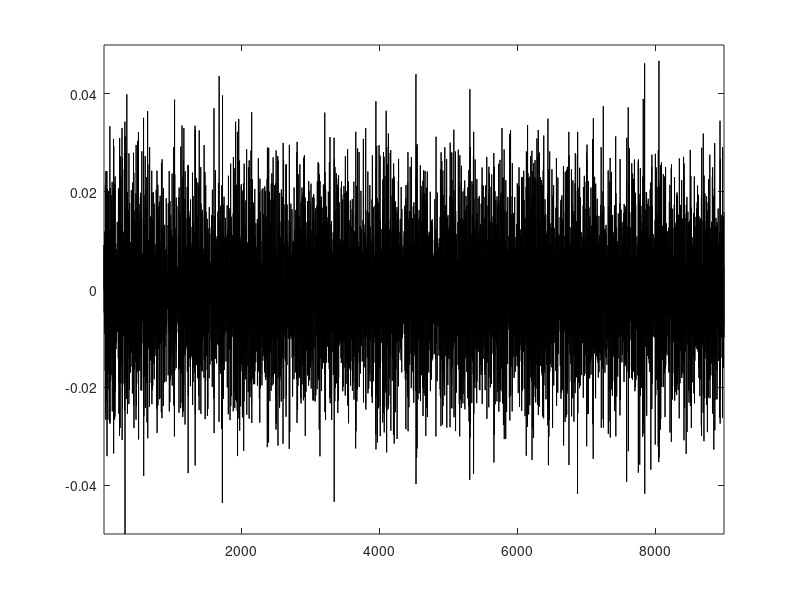

The MATLAB source for this figure: (Note: this script raises an error after producing the figure.)
% Решается дифур 2-ого порядка: theta'' + nu*theta' + rec(theta,time) = waves(time, A) 
% A*cos(omega*time) - регулярное волнение




% ПАРАМЕТРЫ ДЛЯ ПОСТРОЕНИЯ ДИФФЕРЕНЦИАЛЬНОГО УРАВНЕНИЯ %%%%%%%%%%%%%%%%%%%

% y0_1, y0_2 - начальные условия для решения дифура
y0_1 = 0;
y0_2 = 0;

% nu - параметр из дифура при theta'
% A - высота волнения
% T - период волны, с. Для регулярного волнения
% omega - параметр из дифура в cos - частота волнения. Для регулярного волнения
nu = 0.01;
A = 0.05;
%T = 2*pi/0.64;
%omega = 2*pi/T;





% МОДЕЛИРОВАНИЕ РАЗВИТИЯ АВАРИИ %%%%%%%%%%%%%%%%%%%%%%%%%%%%%%%%%%%%%%%%%%

% Колебания корабля в процессе затопления моделируются в цикле.

% alltime - длина отрезка моделирования
% start_time - параметр, определяющий момент начала моделирования.
% start_wreck - время начала развития аварии.
alltime = 4000;
start_time = 1;
start_wreck = 200;

% step - шаг времени, который определяет, как часто берутся точки для
% построения графиков. С его помощью можно управлять частотой сбора данных.
% По умолчанию равен 1 секунде.
step = 1;

% pose1 - начальный тип статической остойчивости коробля - всегда 1-ый непорежденный
% pose2 - конечный тип статической остойчивости коробля
pose1 = 1;
pose2 = 5;





% ФУНКЦИЯ ВОССТАНАВЛИВАЮЩЕГО МОМЕНТА %%%%%%%%%%%%%%%%%%%%%%%%%%%%%%%%%%%%%

% a0, a1, a3, a5 - коэффициенты полинома пятого порядка, задающего диаграмму статической остойчивости коробля.
% Порядок типов остойчивости: 
% 	1-ый неповрежденный     1-ый		2-ой		3-ий		4-ый		5-ый

a0=[		0               0           -0.2		0       	-0.2 		0.07]; 
a1=[		0.64            0.25		0.64		-0.64		-0.64		-0.64]; 
a3=[		-0.1            -0.1		-0.1 		2.5 		2.5 		2.5]; 
a5=[		-0.07           -0.05		-0.07		-1.3		-1.3		-1.3];





% ВОЛНЕНИЕ %%%%%%%%%%%%%%%%%%%%%%%%%%%%%%%%%%%%%%%%%%%%%%%%%%%%%%%%%%%%%%%

% Файлы с волнением. Содержат углы волнового склона в градусах с шагом 1 секунда
file_id = fopen('ANG4.DAT','r'); % волновой склон 4 балла
%file_id = fopen('ANG5.DAT','r'); % волновой склон 5 баллов
%file_id = fopen('ANG6.DAT','r'); % волновой склон 6 баллов
%file_id = fopen('ANG7.DAT','r'); % волновой склон 7 баллов
%file_id = fopen('ANG8.DAT','r'); % волновой склон 8 баллов
%file_id = fopen('anglM.DAT','r'); % ветровое волнение
%file_id = fopen('anglS.DAT','r');% зыбь
%file_id = fopen('anglWW.DAT','r'); % смешанное волнение

% angle_waves - углы волнового склона в градусах с шагом 1 секунда
angle_waves = fscanf(file_id,'%f');

fclose(file_id);

% wv - величина волнения по оси ординат
% x_waves - моменты измерения волнения во времени
wv = [0];
%wv = waves (0, alltime, 1, 50);
x_waves = start_time:step:alltime;

% Вычисление высоты волны в каждый момент времени
for i = 2:length(angle_waves)
    wv(i) = tand(angle_waves(i-1));
end

% Масштабирование волнения. А - максимальная по модулю волна
[tmp, ind1] = max(abs(wv));
scale_wave = 0.05 / tmp;
wv = scale_wave * wv;

% Просмотр всего доступного волнения
x_waves = start_time : 1 : length(wv);
figure
plot(x_waves(1:9000), wv(1:9000), "k"); 
axis([2 9000 -0.05 0.05]) 
% ограничение промежутка волнения до требуемой длины
wv = wv(1:length(x_waves));


% Интерполирование волнения
fun_waves = @(new_x) interp1(x_waves, wv, new_x, 'spline');





% ИНИЦИАЛИЗАЦИЯ ПЕРЕМЕННЫХ %%%%%%%%%%%%%%%%%%%%%%%%%%%%%%%%%%%%%%%%%%%%%%%

% f1 - окно для фазового портрета колебаний корабля
% f2 - окно для колебаний за последние aver_inter секунд
% f3 - окно для отображения всех колебаний
% f4 - окно для квазистационарных колебаний
% f5 - окно для функции автокорреляции_1
% f6 - окно для функции автокорреляции_2
% f7 - окно для концентрических окружностей (функция concentric_circles)
%f1=figure;
%f2=figure;
f3=figure;
f4=figure;
%f5=figure;
%f6=figure;
%f7=figure;


% theta_data и d_theta_data - массивы для хранения функции колебаний корабля и ее производной соответственно
% time_data - массив для хранения моментов времени, в которых вычислена функция колебаний
theta_data = [];
d_theta_data = [];
time_data = [];

% expectation и dispersion - массивы для хранения выборочного среднего и дисперсии колебаний
expectation = [];
dispersion = [];


% circles_count - количество когнитивных спиралей
%circles_count = 30;


% r_count - количество корней полинома, задаюшего функцию восстанавливающего момента.
% old_wreck_type, new_wreck_type - вычисленные типы затопления на предыдущем и нынешнем шагах
r_count = 0;
old_wreck_type = 1;
new_wreck_type = 1;

% right_inflection_point, old_right_inflection_point - новое и старое
% значение функции восстанавливающего момента в правой точке перегиба.
% Используется для идентификации 1-ого типа затопления
old_right_inflection_point = 0;
right_inflection_point = 0;

% inflection_points_count - количетсво точек перегиба.
% changed_wreck_type - флаг для определения, изменился ли типа затопления.
% where_changed - точки, где изменился тип затопления
% wreck_types_through_modeling - массив с типами затопления, в которых находилось судно
inflection_points_count = 0;
changed_wreck_type = false;
where_changed = [1];
wreck_types_through_modeling = [2];

% функция автокорреляции и задержка для ее вычисления
autocor_theta = [];
autocor_d_theta = [];
delay = 200;




% ОПРЕДЕЛЕНИЕ КВАЗИСТАЦИОНАРНОСТИ %%%%%%%%%%%%%%%%%%%%%%%%%%%%%%%%%%%%%%%%

% aver_inter - длина интервала, по которому производится осреднение.
% Примерно равен длительности 18-ти колебаний судна в секундах.
% quas_len - минимальная длина участка, на котором среднее и дисперсия
% должны быть стабильны, чтобы считать его квазистационарным
% is_quas_stat - проверка, находится ли сейчас судно в квазистационарном состоянии
aver_inter = 144;
quas_len = 80;
is_quas_stat = false;

% quas_starts - начала квазистационарных участков
% quas_ends - концы квазистационарных участков
quas_starts = [0];
quas_ends = [0];

% accept_mean - допустимое изменение выборочного среднего на квазистационарном участке
% accept_disp - допустимое изменение дисперсии на квазистационарном участке
accept_mean = 0.5;
accept_disp = 0.026;

% exp_direction - вычисленное направление среднего на квазистационарном участке
% new_exp_direction - направление среднего по последней точке на квазистационарном участке
% accept_dir - допустимое изменение направления среднего на квазистационарном участке
% len_dir_calc - длина участка для вычисления направления среднего на
% квазистационарном участке
direction = 0;
new_exp_direction = 0;
accept_dir = 0.4;
len_dir_calc = 30;





% ДЕТРЕНД %%%%%%%%%%%%%%%%%%%%%%%%%%%%%%%%%%%%%%%%

% detrend_step - длина участка, на котором производится детренд
% detrend_theta_data - массив колебаний с детрендом
detrend_step = 24*step;
detrend_theta_data = [];





% МОДЕЛИРОВАНИЕ ПРОЦЕССА РАЗВИТИЯ АВАРИИ %%%%%%%%%%%%%%%%%%%%%%%%%%%%%%%%%
for time = start_time:step:alltime
    
    % ВЫЧИСЛЕНИЕ ПОЛОЖЕНИЯ СУДНА %%%%%%%%%%%%%%%%%%%%%%%%%%%%%%%%%%%%%%%%%
    % proc - процент прошедшего времени. Используется для вычисления нынешнего значения коэффициентов диаграммы остойчивости
    if time <= start_wreck
        proc = 0;
    else
        proc = (time - start_wreck) / alltime;
    end
    %proc = 0;
    
    % recovery - нынешние коэффициенты диаграммы остойчивости.
    recovery = [a0(pose1) + ((a0(pose2) - a0(pose1)) * proc) 
                a1(pose1) + ((a1(pose2)-a1(pose1)) * proc) 
                0 
                a3(pose1) + ((a3(pose2)-a3(pose1)) * proc) 
                0 
                a5(pose1) + ((a5(pose2)-a5(pose1)) * proc) 
                ];
       
            
    % DoDt - вспомогательная функция (расположена в конце программы) для
    % вычисления дифура
    [time_dif,theta_dif] = ode45(@(t,y) DoDt(t, y, fun_waves, nu, recovery),[(time-step) time],[y0_1 y0_2]);

    
    
    
    
    % ЗАПИСЬ ПОЛОЖЕНИЯ КОРОБЛЯ В МОМЕНТ TIME %%%%%%%%%%%%%%%%%%%%%%%%%%%%%
    
    % Каждому моменту времени соответствует одна точка на графике.
    % Точность/гладкость графика регулируется параметром step.
    % Чем меньше step, тем более гладкий график, однако уменьшение step
    % отрицательно влияет на время работы программы.
    theta_data(end + 1) = theta_dif(end, 1);
    d_theta_data(end + 1) = theta_dif(end, 2);
    time_data(end + 1) = time_dif(end);
    
    % При решении дифура на следующем шаге цикла будет использоваться его
    % состояние в конце нынешнего шага цикла
    y0_1 = theta_dif(end, 1);
    y0_2 = theta_dif(end, 2);
    
   
    
    
    
    % ОПРЕДЕЛЕНИЕ ТИПА ЗАТОПЛЕНИЯ %%%%%%%%%%%%%%%%%%%%%%%%%%%%%%%%%%%%%%%%
    old_wreck_type = new_wreck_type;
    if time == 1
        dif_recovery = polyder([a5(pose1) 0 a3(pose1) 0 a1(pose1) a0(pose1)]);
        dif_roots = roots(dif_recovery);
        old_right_inflection_point = polyval([a5(pose1) 0 a3(pose1) 0 a1(pose1) a0(pose1)], dif_roots(end));
    end
    
    % Вычисление особенностей (корней и точек перегиба) функции восстанавливающего момента
    
    % Корни
    recovery = flipud(recovery);
    r = roots(recovery);
    not_im = imag(r)==0;
    r = r(not_im);
    r_count = length(r);
    r = sort (r);
    
    % Точки перегиба
    dif_recovery = polyder(recovery);
    dif_roots = roots(dif_recovery);
    not_im_dif_roots = imag(dif_roots)==0;
    dif_roots = dif_roots(not_im_dif_roots);
    inflection_points_count = length(dif_roots);
    right_inflection_point = polyval(recovery, dif_roots(end));
    
    
    % Проверка на 5-ый тип затопления (5 корней, несимметричны)
    if r_count == 5 && abs(1 - abs(r(2))/abs(r(4))) > 0.1
        new_wreck_type = 6;
    else
        % Проверка на 4-ый тип затопления (3 корня, есть перегиб)
        if r_count == 3 && inflection_points_count == 4
            new_wreck_type = 5;
        else
            % Проверка на 3-ий тип затопления (5 корней, симметричны)
            if r_count == 5 && abs(1 - abs(r(2))/abs(r(4))) <= 0.1
                new_wreck_type = 4;
            else
                % Проверка на 2-ой тип затопления (3 корня, второй корень не в нуле)
                if r_count == 3 && r(2) ~= 0
                    new_wreck_type = 3;
                else
                    % Проверка на 1-ый тип затопления (правая точка перегиба опустилась)
                    if right_inflection_point < old_right_inflection_point
                        new_wreck_type = 2;
                    end
                end
            end
        end
    end       
    
    % Если изменился тип затопления - добавить точку
    if old_wreck_type ~= new_wreck_type
        changed_wreck_type = true;
        where_changed = [where_changed time];
        wreck_types_through_modeling = [wreck_types_through_modeling new_wreck_type];
    end
    
    
    
    

    % ВЫВОД ГРАФИКОВ %%%%%%%%%%%%%%%%%%%%%%%%%%%%%%%%%%%%%%%%%%%%%%%%%%%%%
    
    % Определение количества точек для отображения на фазовом портрете (по
    % умолчанию равно длине интервала для осреднения)
    points_to_show = points_for_aver;
    
    % Выделение массивов для отрисовки
    theta_data_show = theta_data(points_to_show:end);
    d_theta_data_show = d_theta_data(points_to_show:end);
    time_data_show = time_data(points_to_show:end);
    expectation_show = expectation(points_to_show:end);
    dispersion_show = dispersion(points_to_show:end);
    % Поиск точки времени, до которой нужно отобразить график волнения
    [tmp, time_wv] = min(abs(x_waves - time_data(end)));
    x_waves_show = x_waves(points_to_show:time_wv);
    wv_show = wv(points_to_show:time_wv);
    
    % Вывод графика фазового портрета
    figure(f1);
    clf(f1);
    plot (theta_data_show, d_theta_data_show, "b")
    axis([-1 1 -1 1])
    drawnow 

    % Вывод графиков колебаний корабля, волнения, выборочного среднего и дисперсии
    figure(f2);
    clf(f2);
    hold on
    plot(time_data_show, theta_data_show, "b")
    plot(time_data_show, expectation_show, "r")
    plot(time_data_show, dispersion_show, "g")
    
    plot(x_waves_show, wv_show, "k");
    % Отображение точек, в которых изменился тип затопления
    changes_show = where_changed(where_changed >= time - aver_inter);
    if changed_wreck_type && ~isempty(changes_show)
        xline(changes_show);
    end
    x1 = max(time - aver_inter - 10, 0);
    x2 = time + 10;
    y1 = min(min(theta_data), -0.1);
    y2 = max(max(theta_data), 0.1);
    axis([x1 x2 y1 y2])
    hold off
end





% ДЕТРЕНД %%%%%%%%%%%%%%%%%%%%%%%%%%%%%%%%%%%%%%%%%%%%%%%%%%%%%%%%%%%%%%%%
for time = start_time:detrend_step:alltime - detrend_step
    detrend_section = detrend(theta_data(time:time + detrend_step - 1));
    detrend_theta_data = [detrend_theta_data detrend_section];
end
detrend_section = detrend(theta_data(time + detrend_step:end));
detrend_theta_data = [detrend_theta_data detrend_section];





% ВЫЧИСЛЕНИЕ СТАТИСТИЕСКИХ ХАРАКТЕРИСТИК %%%%%%%%%%%%%%%%%%%%%%%%%%%%%%%%%%
for time = start_time:step:alltime
    % ВЫЧИСЛЕНИЕ СРЕДНЕГО И ДИСПЕРСИИ %%%%%%%%%%%%%%%%%%%%%%%%%%%%%%%%%%%%%
    % Осредняется последняя часть графика длины aver_inter секунд.
    
    % Поиск начальной точки для осреднения
    [tmp, points_for_aver] = min(abs(time - aver_inter - time_data));
    % Если еще не прошлого достаточно времени, осредняется весь график.
    points_for_aver = max(1, points_for_aver);
    expectation(end + 1) = mean(detrend_theta_data(points_for_aver:time / step));
    dispersion(end + 1) = var(detrend_theta_data(points_for_aver:time / step));
    
    
    
    
    
    % ПОИСК ИНТЕРВАЛОВ КВАЗИСТАЦИОНАРНОСТИ %%%%%%%%%%%%%%%%%%%%%%%%%%%%%%%
    %if time >= start_wreck
        % Если квазистационарный участок закончился, начинаем его
        if ~is_quas_stat
            is_quas_stat = true;
            quas_starts = [quas_starts time];
        end
        % Направление среднего обновляется в первые len_dir_calc секунд 
        % квазистационарного участка. После их прошествия оно фикисруется
        if time - quas_starts(end) * step <= len_dir_calc
            mean_exp =  mean(expectation(quas_starts(end):end));
            ind = quas_starts(end)*step + (length(expectation) - quas_starts(end)) * step / 2;
            direction = (2*mean_exp - expectation(quas_starts(end)))/(time - quas_starts(end) * step + 1);
            direction = 0;
            
            % Поиск экстремумов колебаний
            maxs = islocalmax(expectation);  
            mins = islocalmin(expectation);    
            % Индексы первых максимумов и минимумов в массиве графика колебаний 
            if length(maxs) ~= 1
                quas_maxs_ind = find(maxs);
            else 
                quas_maxs_ind = 1;
            end
            if length(mins) ~= 1
                quas_mins_ind = find(mins);
            else 
                quas_mins_ind = 1;
            end
            max_ind = find(quas_maxs_ind > quas_starts(end));
            quas_maxs_ind = quas_maxs_ind(max_ind);
            min_ind = find(quas_mins_ind > quas_starts(end));
            quas_mins_ind = quas_mins_ind(min_ind);
            mean_max = mean(expectation(quas_maxs_ind));
            mean_min = mean(expectation(quas_mins_ind));
            
            add_comp_max = mean_max - ind * direction;
            add_comp_min = mean_min - ind * direction;
        end
        
         % Поиск экстремумов колебаний
        maxs = islocalmax(expectation);  
        mins = islocalmin(expectation);    
        % Индексы первых максимумов и минимумов в массиве графика колебаний 
        last_maxs_ind = find(maxs,5,'last');
        last_mins_ind = find(mins,5,'last');
        
        maxs_count = 0;
        mins_count = 0;
        if length(expectation) > 1
            for i=1:length(last_maxs_ind)
                if abs(expectation(last_maxs_ind(i))) > abs((direction * last_maxs_ind(i) + add_comp_max) * (1 + accept_dir)) || abs(expectation(last_maxs_ind(i))) < abs((direction * last_maxs_ind(i) + add_comp_max) * (1 - accept_dir))
                    maxs_count = maxs_count + 1;
                end
            end
            for i=1:length(last_mins_ind)
                if abs(expectation(last_mins_ind(i))) > abs((direction * last_mins_ind(i) + add_comp_min) * (1 + accept_dir)) || abs(expectation(last_mins_ind(i))) < abs((direction * last_mins_ind(i) + add_comp_min) * (1 - accept_dir))
                    mins_count = mins_count + 1;
                end
            end
        end
        
        % Если направление среднего изменилось больше, чем в accept_dir
        % раз, участок неквазистационарный
        if (maxs_count == 5 || mins_count == 5) && time - quas_starts(end) * step >= len_dir_calc
            % Участок неквазистационарный, заканчиваем его.
            is_quas_stat = false;
            % Удаляются последние 5 колебаний
            quas_end_time = min(last_mins_ind(1), last_maxs_ind(1));
            % Участок добавляется, если он больше минимальной длины
            if quas_end_time - quas_starts(end) >= quas_len
                % Длинные квазистационарные участки делятся на участки
                % длинны 100 секунд
                for quas_parts = 100:100/step:quas_end_time - quas_starts(end)
                    quas_ends = [quas_ends (quas_starts(end) + 100/step)];
                    quas_starts = [quas_starts (quas_starts(end) + 100/step)];
                end
                quas_starts(end) = [];
                quas_ends(end) = quas_end_time;
            else 
                quas_starts = quas_starts(1:length(quas_starts)-1);
            end
            % Начинаем новый участок
        end
    %end
end

% Если до конца длился квазистационарный участок, завершаем его
if is_quas_stat 
    is_quas_stat = false;
    if time - step - quas_starts(end) >= quas_len
        quas_ends = [quas_ends (time - step)];
    else 
        quas_starts = quas_starts(1:length(quas_starts)-1);
    end
end
disp('End of staticstics calculating')





% ВЫВОД КВАЗИСТАЦИОНАРНЫХ УЧАСТКОВ
figure(f4);
% piece_len - общая длина квазистационарных участков
piece_len = 0;
quas_theta = [];
quas_d_theta = [];
quas_disp = [];
for i = 2:length(quas_starts)
    piece_len = piece_len + quas_ends(i) - quas_starts(i) + 1;
    quas_theta = [quas_theta detrend_theta_data(quas_starts(i):quas_ends(i))];
    quas_d_theta = [quas_d_theta d_theta_data(quas_starts(i):quas_ends(i))];
    quas_disp = [quas_disp dispersion(quas_starts(i):quas_ends(i))];
    
end
quas_time = (1:step:piece_len);
plot (quas_time, quas_theta);
    
    
    
    
    
% ВЫЧИСЛЕНИЕ АВТОКОРРЕЛЯЦИИ %%%%%%%%%%%%%%%%%%%%%%%%%%%%%%%%%%%%%%%%%%
% Автокорреляция вычисляется на квазистацонарных участках на каждом 
% шаге моделирования с задержкой delay
for i = 2:length(quas_starts)
    detrend_quas = detrend(theta_data(quas_starts(i):quas_ends(i)),1);
    [cor_now, del_lags] = xcorr(detrend_quas, delay, 'normalized');
    %[d_cor_now, del_lags] = xcorr(d_theta_data(quas_starts(i):quas_ends(i)), delay);
    cor_now = cor_now(round(length(cor_now)/2):end);
    peaks = islocalmax(cor_now);  
    % Индексы первых максимумов и минимумов в массиве графика колебаний 
    peaks_ind = find(peaks);
    peaks = cor_now(peaks);
    cut = peaks_ind(end);
    for j = 1:length(peaks)-1
        if peaks(j) < peaks(j + 1)
            cut = peaks_ind(j);
            cut = delay;
            break;
        end
    end
    cor_now = cor_now(1:cut);
    cor_now = [cor_now zeros(1, delay - length(cor_now))];
    autocor_theta = [autocor_theta, cor_now.'];
end
    




% ВЫВОД ПОЛНОГО ГРАФИКА КОЛЕБАНИЙ %%%%%%%%%%%%%%%%%%%%%%%%%%%%%%%%%%%%%%%%
figure(f3);
hold on
plot(time_data , theta_data, "b")
%plot(time_data , detrend_theta_data, "b")
plot(time_data , expectation, "r")
plot(time_data , dispersion, "g")
% Выделение цветом квазистационарных участков
for i = 2:length(quas_starts)
    plot(time_data(quas_starts(i):quas_ends(i)) , theta_data(quas_starts(i):quas_ends(i)))
    %plot(time_data(quas_starts(i):quas_ends(i)) , detrend_theta_data(quas_starts(i):quas_ends(i)))
end
plot(x_waves , wv, "k");
% Отображение точки, в которой изменился тип затопления
if changed_wreck_type
    xline(where_changed);
end
hold off





% ВЫВОД АВТОКОРРЕЛЯЦИИ %%%%%%%%%%%%%%%%%%%%%%%%%%%%%%%%%%%%%%%%%%%%%%%%%%%%
% Автокорреляция для каждого квазистационарного участка с задержкой delay

for j = 2:length(quas_starts)
    figure;
    hold on
    % отрезание нулевой части
    show_ind = find (autocor_theta(:,j-1) ~= 0,1,'last');
    autocor_show = autocor_theta(1:show_ind,j-1);
    del_lags = (0:length(autocor_show)-1);
    plot(del_lags, autocor_show, "b")
    hold off
end





% ЗАПИСЬ В ФАЙЛ %%%%%%%%%%%%%%%%%%%%%%%%%%%%%%%%%%%%%%%%%%%%%%%%%%%%%%%%%%
file_autocor = fopen('autocor.txt','a');
file_wreck_type = fopen('wreck_type.txt','a');
% Минимальная длина функции автокорреляции
minimal_autocor_length = 30;
for i = 2:length(quas_starts)
    
    % Выделение функции автокорреляции заданной длины
    show_ind = find (autocor_theta(:,i-1) ~= 0,1,'last');
    autocor_show = autocor_theta(1:show_ind,i-1);
    del_lags = (0:length(autocor_show)-1);
    
    if length(autocor_show) > minimal_autocor_length
        autocor_show = autocor_show(1:minimal_autocor_length);

        
        % Поиск типов затопления на данном квазистационарном участке
        ind_changes_before_end = find(where_changed <= quas_ends(i));
        ind_changes_after_start = find(where_changed >= quas_starts(i) & where_changed <= quas_ends(i));
        ind_changes_before_end = ind_changes_before_end(length(ind_changes_before_end) - length(ind_changes_after_start):end);
        wrecks_write = wreck_types_through_modeling(ind_changes_before_end)-1;
        % Если данному участку соответствует несколько типов
        % затопления, каждый из них записывается отдельно, и
        % для каждого из них отдельно записывается функция
        % автокорреляции
        for type_count = 1:length(wrecks_write)
            fprintf(file_autocor,'%.6f ',autocor_show);
            fprintf(file_autocor,'\n');
            fprintf(file_wreck_type,'%i ',wrecks_write(type_count));
            fprintf(file_wreck_type,'\n');
        end
    end
end
fclose(file_autocor);
fclose(file_wreck_type);






% ДИФФЕРЕНЦИАЛЬНОЕ УРАВНЕНИЕ %%%%%%%%%%%%%%%%%%%%%%%%%%%%%%%%%%%%%%%%%%%%%
% DoDt реализует дифур 2-ого порядка в виде системы с заменой переменных:
% {d th(1)/ dt = th(2)
% {d th(2)/ dt = A*cos(omega*time) - nu*th(2) - recovery(th(1))

function DthetaDtime = DoDt(t, th, fun_waves, nu, recovery)
    DthetaDtime = [th(2);fun_waves(t) - nu*th(2) - (recovery(1)+recovery(2)*th(1)+recovery(4)*th(1).^3+recovery(6)*th(1).^5)];
end